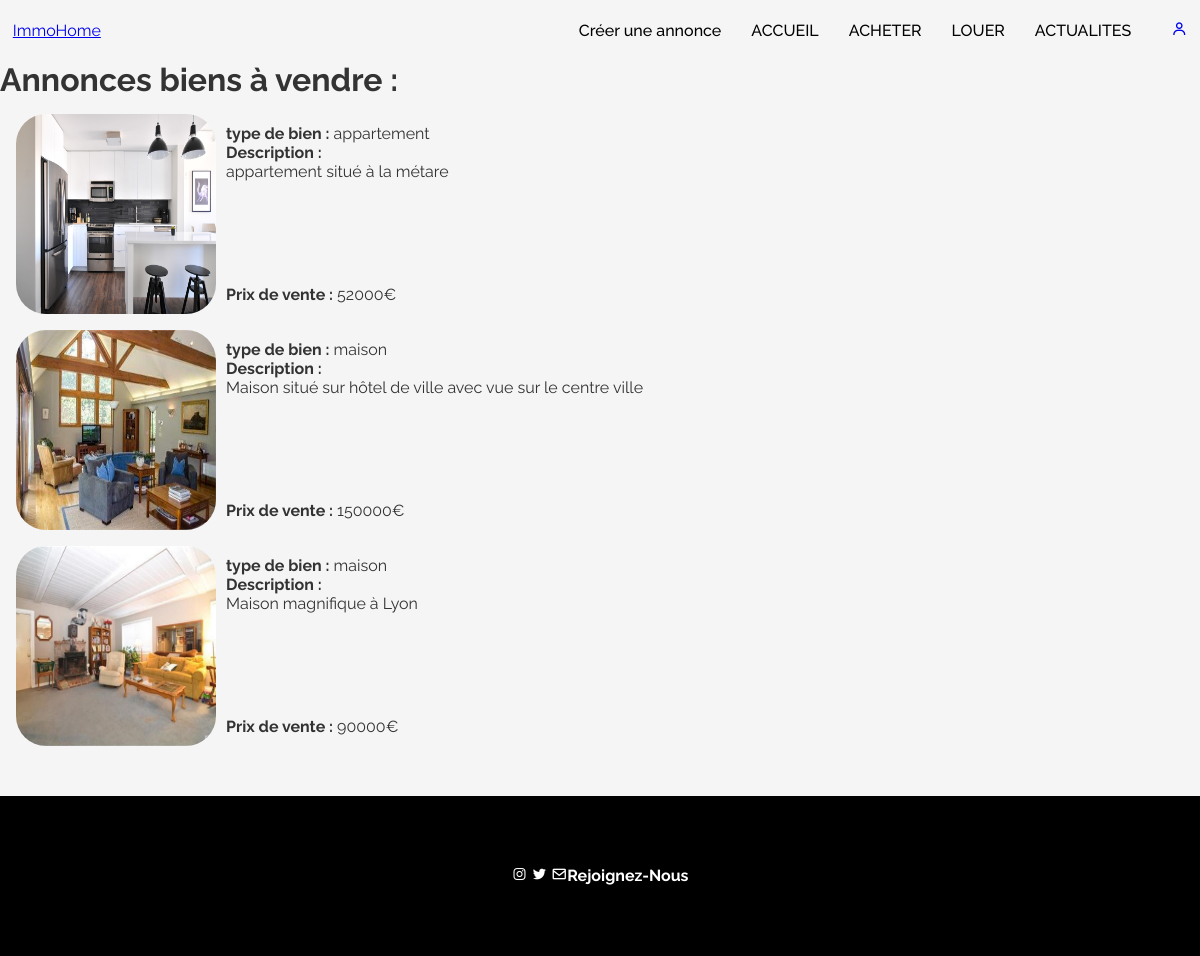
/acheter.php, run on the app's committed database.
### tables this page shows
CREATE TABLE `biens_achat` (
  `id_bien` bigint(20) UNSIGNED NOT NULL COMMENT 'clé primaire et étrangère de la table biens_immbiliers(id)',
  `prix` mediumint(8) UNSIGNED NOT NULL COMMENT 'prix d''achat du bien'
);

CREATE TABLE `images_biens_immobiliers` (
  `id_bien` bigint(20) UNSIGNED NOT NULL COMMENT 'identifiant du bien correspondant à l''image',
  `nom_image` varchar(255) NOT NULL COMMENT 'nom de l''image dans la base d''images (dossier)'
);

CREATE TABLE `biens_immobiliers` (
  `id` bigint(20) UNSIGNED NOT NULL,
  `id_user` bigint(20) UNSIGNED DEFAULT NULL COMMENT 'Clé étrangère, clé primaire de la table users',
  `id_ville` int(10) UNSIGNED DEFAULT NULL COMMENT 'Clé étrangère, clé primaire de la table ville',
  `surface` smallint(5) UNSIGNED DEFAULT NULL COMMENT 'La surface du bien immobilier',
  `type` enum('appartement','maison','terrain','parking','autre') DEFAULT NULL,
  `description` text DEFAULT NULL COMMENT 'description du bien'
);

### acheter.php (the view, shortened to what this page needs)
<?php
    include('function.php') ;
    $user_data = check_login() ;
?>
<!DOCTYPE html>
<html>
  <head>
    <link rel="stylesheet" href="https://cdn.jsdelivr.net/npm/boxicons@latest/css/boxicons.min.css">
    <link rel='stylesheet' href='style_annonce.css'>
  </head>
  <body>
  <header>
    <?php include("header.php") ; ?>
  </header>
    <h1>Annonces biens à vendre : </h1>
    <?php
    $db = connect() ;
    if (isset($_GET) && count($_GET) > 0 ){
        $prix_min = 0 ;
        $prix_max = 1000000000 ;
        $surface_min = 0 ;
        $surface_max = 65535 ;
        if (isset($_GET['type']) && isset($_GET['ville'])) {
            $type = filter_input(INPUT_GET, 'type' ) ;
            $ville = filter_input(INPUT_GET, 'ville') ;
            if (isset($_GET['prix_min']) && is_numeric($_GET['prix_min']))
                $prix_min = intval($_GET['prix_min']) ;
            if (isset($_GET['prix_max']) && is_numeric($_GET['prix_max']))
                $prix_max = intval($_GET['prix_max']) ;
            if (isset($_GET['surface_min']) && is_numeric($_GET['surface_min']) )
                $surface_min = intval($_GET['surface_min']) ;
            if (isset($_GET['surface_max']) && is_numeric($_GET['surface_max']))
                $surface_max = intval($_GET['surface_max']) ;
        }
        $query = "SELECT id_bien AS 'id' , prix, id_user, id_ville, surface, type, description
                FROM biens_achat, biens_immobiliers
                WHERE biens_achat.id_bien = biens_immobiliers.id
                AND biens_immobiliers.type LIKE :type
                AND id_ville = :ville
                AND prix >= :prix_min AND prix <= :prix_max
                AND surface >= :surface_min AND surface <= :surface_max" ;
        $query = $db->prepare($query) ;
        $query->execute([":type"=>$type, ':ville'=>$ville , ":prix_min"=>$prix_min, ":prix_max"=>$prix_max, ":surface_min"=> $surface_min, "surface_max"=> $surface_max]) ;
    }
    else{
        $query = "SELECT id_bien AS 'id' , prix, id_user, id_ville, surface, type, description
                FROM biens_achat, biens_immobiliers
                WHERE biens_achat.id_bien = biens_immobiliers.id" ;
        $query = $db->prepare($query) ;
        $query->execute() ;
    }
    for($i=0 ; $i<$query->rowCount() ; $i++){
        $result = $query->fetch() ;
        $query_image = 'select * from images_biens_immobiliers where id_bien = :id ' ;
        $query_image = $db->prepare($query_image) ;
        $query_image->execute([':id' => $result['id']]) ;
        ?>
        <div class='cont_annonce'>
          <div class='img_bx'>
            <?php if ($query_image && !$query_image->rowCount()) :?>
              <img src='images_annonces/no_photo.jpg' alt='photo indisponible'>
            <?php else : ?>
              <img src=<?php echo 'images_annonces/' . $query_image->fetch()['nom_image'] ; ?> alt='photo indisponible'>
            <?php endif ; ?>
          </div>
          <div class='cont_descr'>
            <p>
            <strong>type de bien :</strong> <?php echo $result['type'] . '<br>';?>
            <strong>Description :</strong>
            <?php echo '<br>' . $result['description'] ; ?>
            </p>
            <p class='prix'>
            <strong>Prix de vente :</strong> <?php echo $result['prix'] . '€' ; ?>
            </p>
          </div>
        </div>
    <?php } ?>
    <?php
      include('footer.php') ;
    ?>
  </body>
</html>

### header.php
<nav>
    <a href="#" class="logo">ImmoHome </a>
    <div class="elements">
        <ul>
            <div class="btn_haut"><li><a href="ajout_annonce.php">Créer une annonce</a></li></div>
            <li><a href="index.php">ACCUEIL</a></li>
            <li><a href="acheter.php">ACHETER</a></li>
            <li><a href="louer.php">LOUER</a></li>
            <li><a href="#actualite">ACTUALITES</a></li>
        </ul>
        <div class="account">
            <?php if (isset($user_data)) :?>
                <h1 id="user"><?php echo $user_data['user_name'] ; ?> </h1>
                <div id="menu-utilisateur">
                    <ul>
                        <li><a href="profil.php">Profil</a></li>
                        <li><a href="logout.php">Déconnexion</a></li>
                    </ul>
                </div>
            <?php else : ?>
                <a href="login.php">
                <i class='bx bx-user'></i>
                </a>
            <?php endif ; ?>
        </div>
    </div>
</nav>

### footer.php
<footer>
    <h4><i class='bx bxl-instagram'></i> <i class='bx bxl-twitter' ></i> <i class='bx bx-envelope'></i>Rejoignez-Nous</h4>
</footer>

### style_annonce.css (style rules this page uses)
* { font-family: 'Raleway', sans-serif ; padding: 0; margin: 0; box-sizing: border-box; }
header { margin: auto; padding : 0.8em ; width: 100%; transition: .3s linear; background-color : whitesmoke ; }
header nav { margin: 5px auto; width:100%; height:7%; justify-content: space-between; align-items: center; display: flex; }
header nav .elements { display: flex; align-items: center; }
header nav .elements ul { display: flex; list-style: none; align-items: center; }
header nav .elements ul li { display: flex; padding: 3px 15px; align-items: center; }
header nav .elements ul li a { font-style: 12px; font-weight: 500; color: #000; transition: .3s linear; text-decoration: none; }
.account { display: flex; align-items: center; margin-left: 20px; color: #000;; }
.account a { padding-left : 5px ; }
footer { width: 100% ; height: 10em ; display : flex ; align-items: center ; justify-content: center ; background: #000 ; margin-top: 50px ; }
footer h4 { color: #fff; }
.cont_annonce { margin : 1em ; display : flex ; width : 80% ; height : 200px ; border-radius : 30px ; background-color : whitesmoke ; }
.cont_annonce .img_bx { padding-right : 5% ; width : 200px ; height : 200px ; }
.cont_annonce img { border-radius : 30px ; width : inherit ; height : inherit ; }
.cont_annonce .cont_descr { float : left ; }
p { width : inherit ; height : inherit ; padding : 10px ; overflow : hidden ; }
p.prix { position : sticky ; top : 100% ; }
body { font-family: Arial, sans-serif; font-size: 16px; color: #333; background-color: #f5f5f5; }

### data on the page
biens_achat: images_biens_immobiliers.nom_image (picture), id_bien.type "appartement", id_bien.description "appartement situé à la métare", prix "52000"
biens_achat: images_biens_immobiliers.nom_image (picture), id_bien.type "maison", id_bien.description "Maison situé sur hôtel de ville avec vue sur le centre ville", prix "150000"
biens_achat: images_biens_immobiliers.nom_image (picture), id_bien.type "maison", id_bien.description "Maison magnifique à Lyon", prix "90000"
